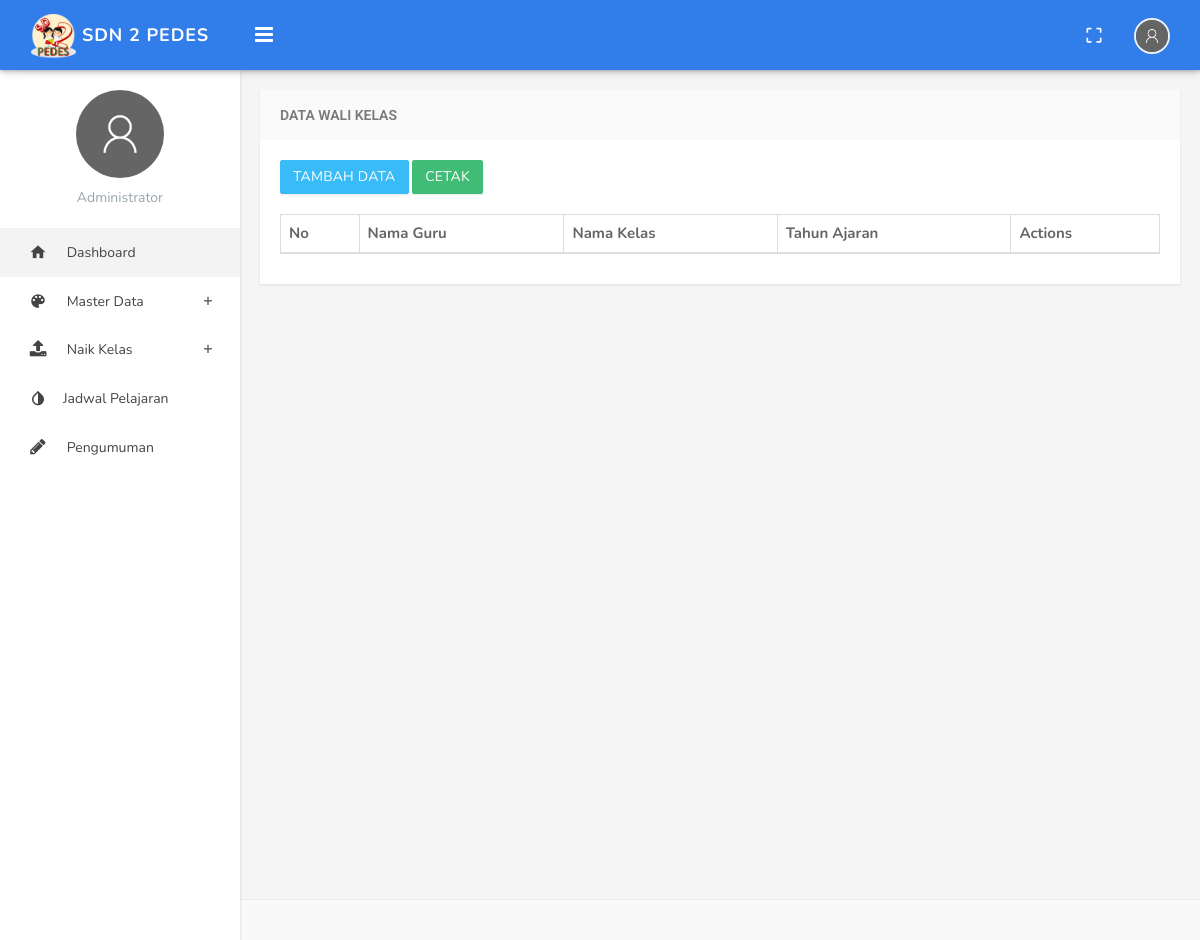
The page /index.php/admin/lihatdata/wali on the database as committed earlier.
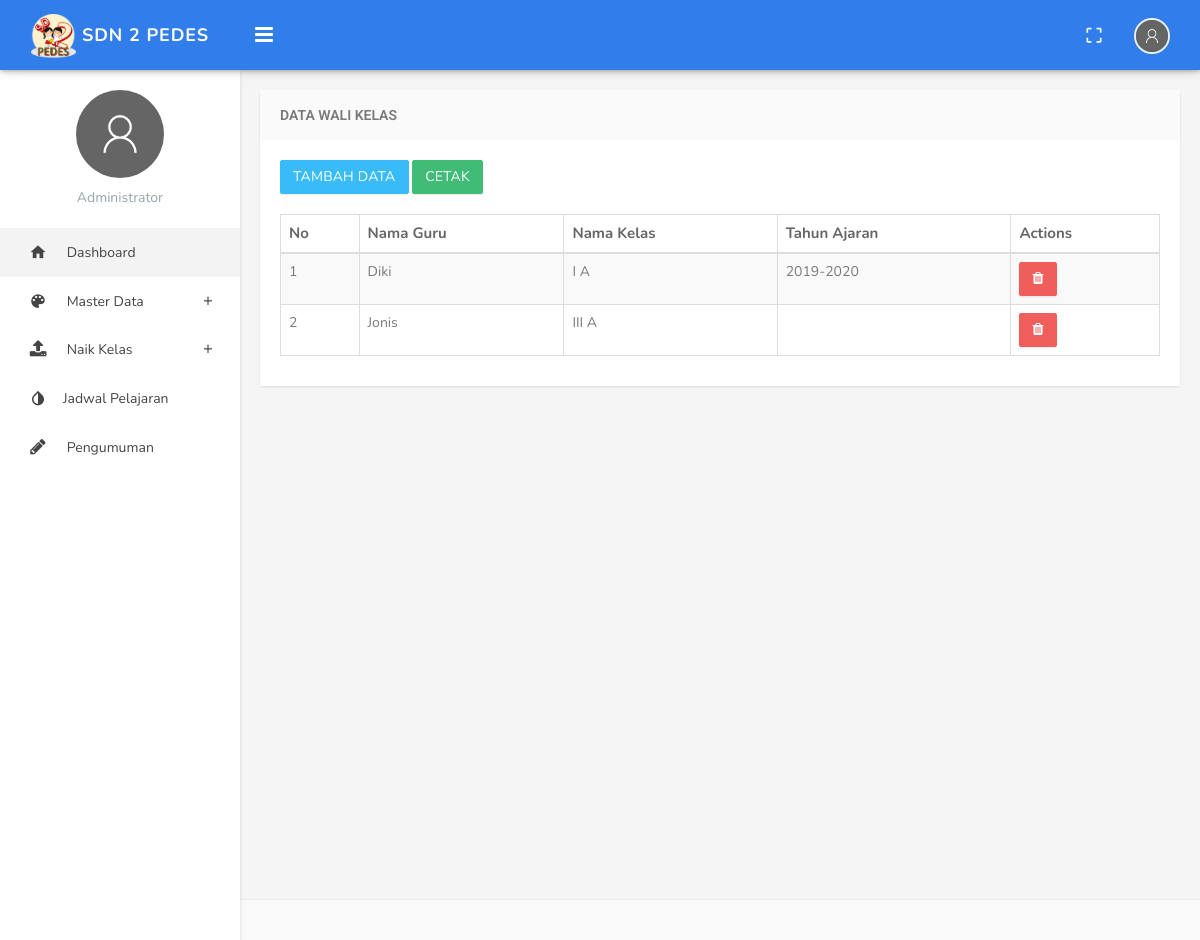
The same page on the database as committed later.
### tables this page shows
CREATE TABLE `wali_kelas` (
  `id` int(5) NOT NULL,
  `id_guru` varchar(25) NOT NULL,
  `id_kelas` int(5) NOT NULL,
  `thn_ajaran` varchar(10) NOT NULL
);

CREATE TABLE `guru` (
  `NIP` varchar(20) NOT NULL,
  `nama` varchar(50) NOT NULL,
  `ttl` varchar(225) NOT NULL,
  `jabatan` varchar(120) NOT NULL,
  `jk` enum('L','P') NOT NULL,
  `agama` varchar(20) NOT NULL,
  `warganegara` varchar(20) NOT NULL,
  `nope` varchar(15) NOT NULL,
  `alamat` varchar(2000) NOT NULL
);

CREATE TABLE `ruang_kelas` (
  `id` int(5) NOT NULL,
  `nama_ruangan` varchar(6) NOT NULL,
  `jumlah_siswa` int(2) NOT NULL,
  `status` int(11) NOT NULL
);

### application/controllers/admin/Lihatdata.php (called while the page is built, shortened)
<?php
class Lihatdata extends CI_Controller
{
	public function wali()
	{
		$data['wali'] = $this->db->select('wali_kelas.*,guru.nama as nama, ruang_kelas.nama_ruangan')->from('wali_kelas')->join("guru", "guru.NIP=wali_kelas.id_guru")->join("ruang_kelas", "ruang_kelas.id=wali_kelas.id_kelas")->get()->result();
		$this->load->view('admin/lihatdata/wali/index',$data);
	}
}

### index.php (called while the page is built, shortened)
<?php
require_once BASEPATH.'core/CodeIgniter.php';

### application/views/admin/lihatdata/wali/index.php (the view, shortened to what this page needs)
<!DOCTYPE html>
<html>
<head>
</head>
<body class="fixed-left">
    <div id="wrapper">
        <div class="content-page">
            <div class="content">
                <div class="container">
                    <div class="row">
                        <div class="col-sm-12">
                            <div class="panel panel-default">
                                <div class="panel-heading"><h3 class="panel-title">Data Wali Kelas</h3></div>
                                <div class="panel-body">
                                    <a href="<?php echo site_url('admin/inputdata/inputwalikelas');?>" class="btn btn-info" style="margin-bottom: 20px;">TAMBAH DATA</a>
                                    <a href="<?=site_url('admin/lihatdata/cetakwali');?>" target="_blank" class="btn btn-success" style="margin-bottom: 20px;">CETAK</a>
                                    <table class="datatables table table-bordered table-striped">
                                        <thead>
                                            <tr>
                                                <th>No</th>
                                                <th>Nama Guru</th>
                                                <th>Nama Kelas</th>
                                                <th>Tahun Ajaran</th>
                                                <th>Actions</th>
                                            </tr>
                                        </thead>
                                        <tbody>
                                            <?php $nomor = 1; ?>
                                            <?php foreach($wali as $sw) : ?>
                                                <tr class="gradeX">
                                                    <td><?= $nomor;?> </td>
                                                    <?php $nomor++;?>
                                                    <td><?= $sw->nama; ?>
                                                    </td>
                                                    <td><?= $sw->nama_ruangan; ?></td>
                                                    <td><?= $sw->thn_ajaran; ?></td>
                                                    <td class="actions">
                                                        <a class="btn btn-danger" href="<?= site_url('admin/lihatdata/destroywali/'.$sw->id);?>" class="on-default remove-row"><i class="fa fa-trash" siswa="<?= $sw->id;?>"></i></a>
                                                    </td>
                                                </tr>
                                            <?php endforeach; ?>
                                        </tbody>
                                    </table>
                                </div>
                            </div>
                        </div>
                    </div>
                </div>
            </div>
            <footer class="footer text-right">
            </footer>
        </div>
</div>
</body>
</html>

Rows that differ between the two databases and show on the page:
added wali_kelas: id_guru.nama "Diki", id_kelas.nama_ruangan "I A", thn_ajaran "2019-2020"
added wali_kelas: id_guru.nama "Jonis", id_kelas.nama_ruangan "III A"
